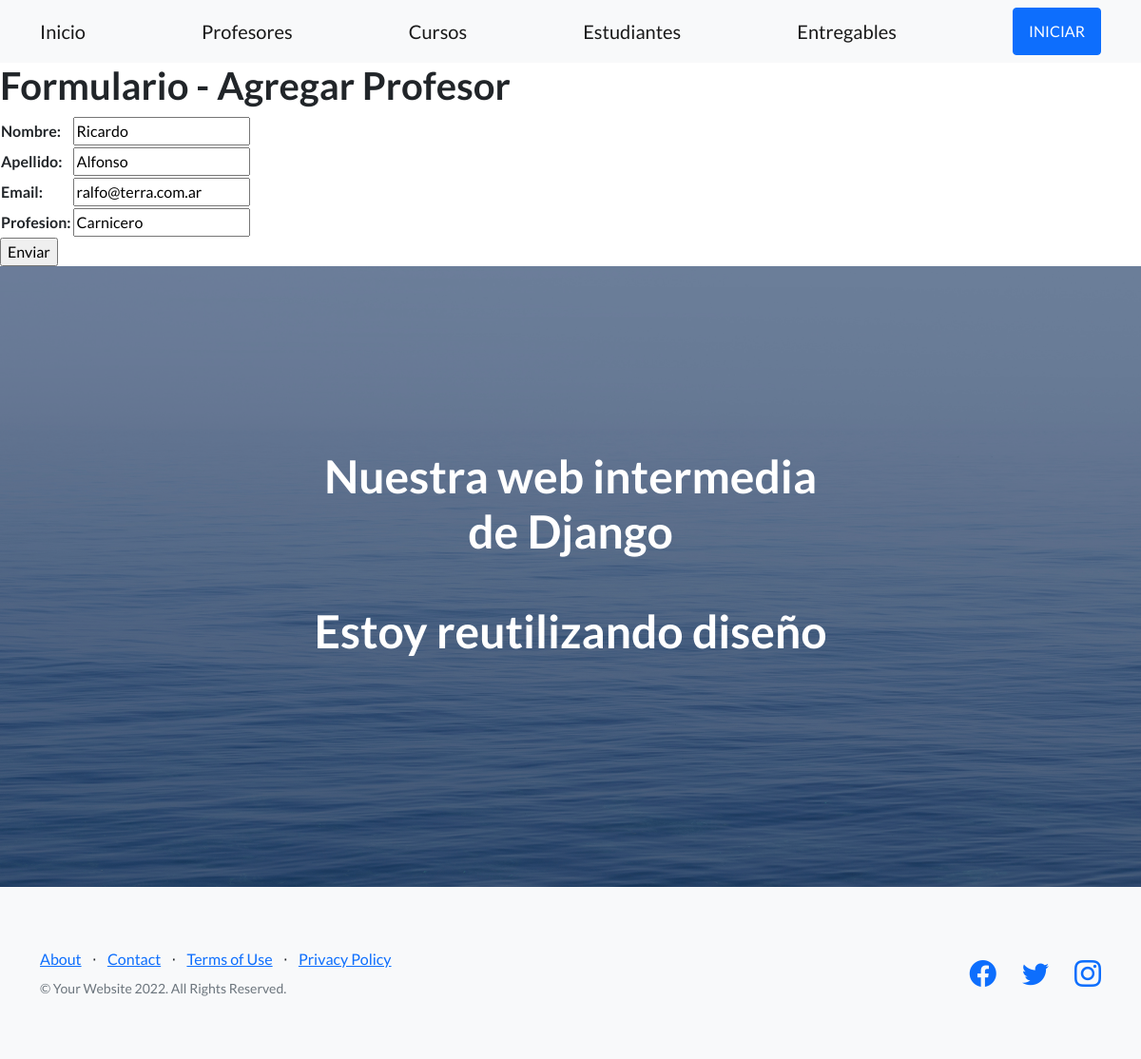
The app's page /AppCoder/editarProfesor/Ricardo/ with its own data.
### AppCoder/models.py (models this page shows, shortened)
class Profesor(models.Model):
    nombre=models.CharField(max_length=30)
    apellido=models.CharField(max_length=30)
    email=models.EmailField()
    profesion=models.CharField(max_length=30)

### AppCoder/views.py (the view)
# urls.py: path('editarProfesor/<profesor_nombre>/', views.editarProfesor, name="EditarProfesor"),
def editarProfesor(request, profesor_nombre):
    profesor = Profesor.objects.get(nombre=profesor_nombre)
    if request.method == 'POST':
        miFormulario = ProfesorFormulario(request.POST)
        print(miFormulario)
        if miFormulario.is_valid:
            informacion = miFormulario.cleaned_data
            profesor.nombre = informacion['nombre']
            profesor.apellido = informacion['apellido']
            profesor.email = informacion['email']
            profesor.profesion = informacion['profesion']
            profesor.save()
            return render(request, "AppCoder/inicio.html")
    else:
        miFormulario = ProfesorFormulario(initial={'nombre': profesor.nombre, 'apellido': profesor.apellido, 'email': profesor.email, 'profesion': profesor.profesion})
    return render(request, "AppCoder/profesorFormulario.html", {"miFormulario":miFormulario, "profesor_nombre": profesor_nombre})

### AppCoder/forms.py
class ProfesorFormulario(forms.Form):
    nombre= forms.CharField(max_length=30)
    apellido= forms.CharField(max_length=30)
    email= forms.EmailField()
    profesion= forms.CharField(max_length=30)

### AppCoder/templates/AppCoder/profesorFormulario.html (shortened to what this page needs)
{% extends "AppCoder/padre.html" %}
{% load static %}
{% block contenidoQueCambia %}
<div>
    <h1>Formulario - Agregar Profesor</h1>
        <form action="" method="POST">{% csrf_token %}
            <table>
                {{ miFormulario.as_table }}
            </table>
            <input type="submit" value="Enviar">
        </form>
</div>
{% endblock%}

### records on screen
Profesor: nombre "Ricardo", apellido "Alfonso", email "ralfo@terra.com.ar", profesion "Carnicero"
